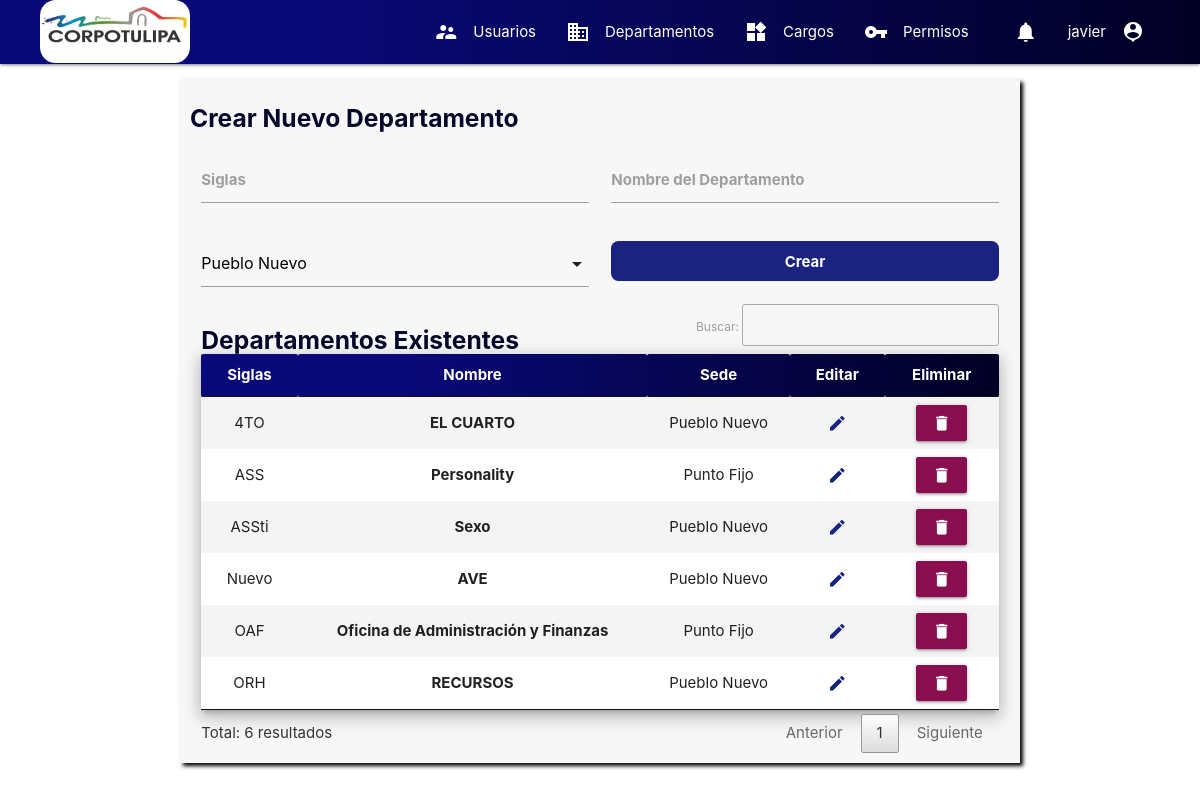
Screenshot of /frontend/departamentos (signed in) with the database file from the repository.
### tables this page shows
CREATE TABLE `departamento` (
  `departamento_id` int(11) NOT NULL,
  `departamento` varchar(500) NOT NULL,
  `siglas` varchar(10) NOT NULL,
  `sede` varchar(200) NOT NULL
);

### controllers/controller.php (called while the page is built, shortened)
<?php
class ControllersSuperuser{
    public function departamentos($router){
        include('backend/bd.php');
        $sql="SELECT * FROM departamento ORDER BY siglas ASC";
        $proceso=$bd->query($sql);
        return include("frontend/superuser/crear_departamento.php");
    }
}

### frontend/superuser/crear_departamento.php (the view, shortened to what this page needs)
<?php
include("frontend/modularizacion/encabezado_html.php");
include("frontend/modularizacion/menu.php");
?>
<div class="container section">
    <div class="row cont-crear">
        <form id="form">
            <h5 class="title">Crear Nuevo Departamento</h5>
            <div class="input-field col s12 m6">
                <input type="text" name="siglas" id="siglas">
                <label for="siglas">Siglas</label>
            </div>
            <div class="input-field col s12 m6">
                <input type="text" name="nombre" id="nombre">
                <label for="nombre">Nombre del Departamento</label>
            </div>
            <div class="input-field col s12 m6">
            </div>
            <div class="input-field col s12 m6">
                <button type="submit" class="btn-entrar" id="btn-submit">Crear</button>
            </div>
        </form>
        <div class="col s12">
            <h5 class="title title-table">Departamentos Existentes</h5>
            <table id="tabla" class="striped responsive-table z-depth-3 centered">
                <thead class="table-head">
                    <th>Siglas</th>
                    <th>Nombre</th>
                    <th>Sede</th>
                    <th>Editar</th>
                    <th>Eliminar</th>
                </thead>
                <tbody>
                    <?php
                    while ($data = $proceso->fetch_assoc()) {
                    ?>
                        <tr>
                            <td><?php echo $data["siglas"] ?></td>
                            <td><b><?php echo $data["departamento"] ?></b></td>
                            <td><?php echo $data["sede"] ?></td>
                            <td><a href="editar_departamento/<?php echo $data["departamento_id"]; ?>"
                                class="btn btn-flat indigo-text text-darken-4" style="font-weight: bold;">
                                <i class="material-icons">edit</i></a></td>
                            <td><button type="button" class="btn pink darken-4 waves-effect waves-light"
                                onclick="eliminar(<?php echo $data['departamento_id'] ?>)">
                                <i class="material-icons">delete</i></button></td>
                        </tr>
                    <?php } ?>
                </tbody>
            </table>
        </div>
    </div>
</div>
<?php
include("frontend/modularizacion/cierre_html.php");
?>

### frontend/css/style.css (style rules this page uses)
* { margin: 0; padding: 0; }
.table-head { background: linear-gradient(90deg, rgba(9,9,121,1) 25%, rgba(2,0,36,1) 100%); color: white; }
.btn-entrar { width: 100%; height: 40px; border: transparent; border-radius: .5em; color: white; font-weight: bold; cursor: pointer; background-color: #1a237e; }
.cont-crear { background-color: rgb(247, 247, 247); box-shadow: 3px 3px 4px black; padding: 10px; }
.title { color: #040729; font-weight: bold; }
.title-table { margin-bottom: -50px; }
.input-field>label { font-weight: bold; }

### rows the page displays
departamento: siglas "4TO", departamento "EL CUARTO", sede "Pueblo Nuevo"
departamento: siglas "ASS", departamento "Personality", sede "Punto Fijo"
departamento: siglas "ASSti", departamento "Sexo", sede "Pueblo Nuevo"
departamento: siglas "Nuevo", departamento "AVE", sede "Pueblo Nuevo"
departamento: siglas "OAF", departamento "Oficina de Administración y Finanzas", sede "Punto Fijo"
departamento: siglas "ORH", departamento "RECURSOS", sede "Pueblo Nuevo"

### other values shown
$_SESSION["nombre"] "javier"
